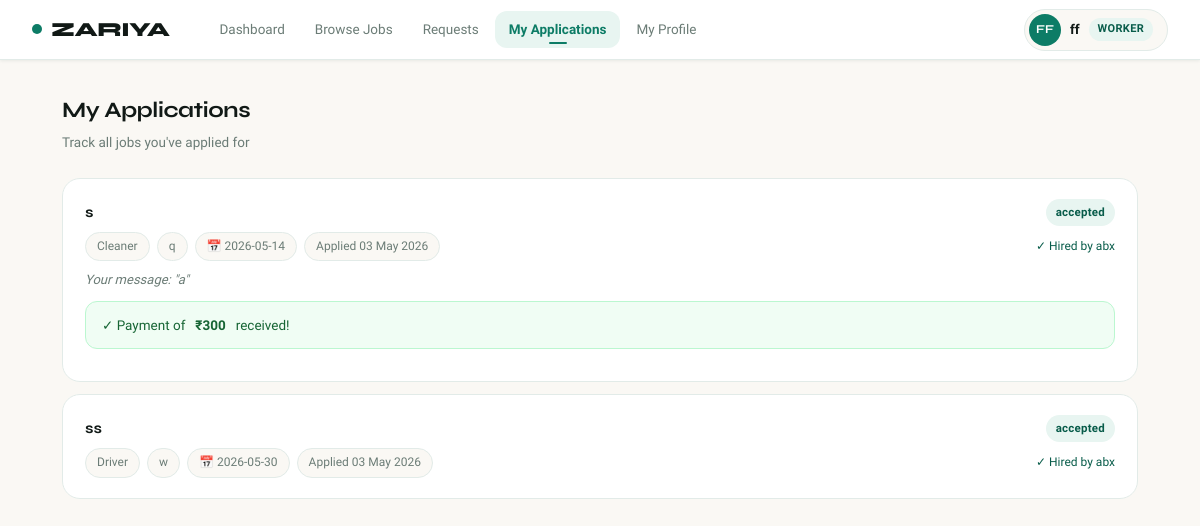
/my-applications (signed in), run on the app's committed database.
### models.py (models this page shows, shortened)
class User(UserMixin, db.Model):
    __tablename__ = 'users'
    id             = db.Column(db.Integer, primary_key=True)
    name           = db.Column(db.String(100), nullable=False)
    email          = db.Column(db.String(120), unique=True, nullable=False)
    phone          = db.Column(db.String(15))
    password       = db.Column(db.String(256), nullable=False)
    role           = db.Column(db.String(10), nullable=False)   # 'customer' / 'worker'
    city           = db.Column(db.String(100))
    created_at     = db.Column(db.DateTime, default=datetime.utcnow)
    profile_photo  = db.Column(db.String(255))   # filename stored in /static/uploads/
    skill          = db.Column(db.String(100))
    experience     = db.Column(db.Integer)
    is_available   = db.Column(db.Boolean, default=True)
    avg_rating     = db.Column(db.Float, default=0.0)
    total_reviews  = db.Column(db.Integer, default=0)
    total_earned   = db.Column(db.Float, default=0.0)   # total money received
    dark_mode      = db.Column(db.Boolean, default=False)
    theme_color    = db.Column(db.String(20), default='teal')   # teal / blue / purple / amber
    jobs_posted    = db.relationship('Job', backref='customer', lazy=True,
                                     foreign_keys='Job.customer_id')
    applications   = db.relationship('Application', backref='worker', lazy=True,
                                     foreign_keys='Application.worker_id')
    reviews_given  = db.relationship('Review', backref='reviewer', lazy=True,
                                     foreign_keys='Review.reviewer_id')
    def get_initials(self):
        parts = self.name.strip().split()
        return (parts[0][0] + parts[-1][0]).upper() if len(parts) > 1 else parts[0][:2].upper()

class Application(db.Model):
    __tablename__ = 'applications'
    id         = db.Column(db.Integer, primary_key=True)
    job_id     = db.Column(db.Integer, db.ForeignKey('jobs.id'), nullable=False)
    worker_id  = db.Column(db.Integer, db.ForeignKey('users.id'), nullable=False)
    message    = db.Column(db.Text)
    status     = db.Column(db.String(20), default='pending')
    created_at = db.Column(db.DateTime, default=datetime.utcnow)

class Job(db.Model):
    __tablename__ = 'jobs'
    id                 = db.Column(db.Integer, primary_key=True)
    title              = db.Column(db.String(200), nullable=False)
    description        = db.Column(db.Text)
    skill              = db.Column(db.String(100), nullable=False)
    location           = db.Column(db.String(100), nullable=False)
    budget             = db.Column(db.String(50))           # per day budget
    date_from          = db.Column(db.String(50))
    date_to            = db.Column(db.String(50))
    status             = db.Column(db.String(20), default='open')
    customer_id        = db.Column(db.Integer, db.ForeignKey('users.id'), nullable=False)
    assigned_worker_id = db.Column(db.Integer, db.ForeignKey('users.id'))
    created_at         = db.Column(db.DateTime, default=datetime.utcnow)
    accepted_at        = db.Column(db.DateTime)    # when worker accepted / job assigned
    payment_amount     = db.Column(db.Float)
    payment_accepted   = db.Column(db.Boolean, default=False)
    payment_sent       = db.Column(db.Boolean, default=False)
    is_direct_request  = db.Column(db.Boolean, default=False)
    applications       = db.relationship('Application', backref='job', lazy=True)
    assigned_worker    = db.relationship('User', foreign_keys=[assigned_worker_id])
    cancel_requests    = db.relationship('CancelRequest', backref='job', lazy=True)

### app.py (the view)
@app.route('/my-applications')
@login_required
def my_applications():
    apps  = Application.query.filter_by(worker_id=current_user.id).order_by(Application.created_at.desc()).all()
    cancel_reqs = CancelRequest.query.join(Job).filter(
        Job.assigned_worker_id == current_user.id,
        CancelRequest.initiated_by == 'customer',
        CancelRequest.status == 'pending'
    ).all()
    return render_template('worker/applications.html',
                           applications=apps, cancel_reqs=cancel_reqs)

### app.py (called while the page is built)
@login_manager.user_loader
def load_user(user_id):
    return User.query.get(int(user_id))

### templates/worker/applications.html (shortened to what this page needs)
{% extends 'base.html' %}
{% block content %}
<div class="page-header">
  <div>
    <div class="page-title">My Applications</div>
    <div class="page-sub">Track all jobs you've applied for</div>
  </div>
</div>
{% if applications %}
  {% for app in applications %}
  {% if not app.job.is_direct_request %}
  <div class="job-item">
    <div class="job-top">
      <div class="job-title">{{ app.job.title }}</div>
      <span class="sbadge s-{{ app.status }}">{{ app.status }}</span>
    </div>
    <div class="job-foot" style="margin-top:6px;">
      <span class="chip">{{ app.job.skill }}</span>
      <span class="chip">{{ app.job.location }}</span>
      {% if app.job.date_from %}
        <span class="chip">📅 {{ app.job.date_from }}{% if app.job.date_to %} → {{ app.job.date_to }}{% endif %}</span>
      {% endif %}
      <span class="chip">Applied {{ app.created_at.strftime('%d %b %Y') }}</span>
      {% if app.status == 'accepted' %}
        <div class="chip-ml" style="display:flex;align-items:center;gap:8px;">
          <span style="font-size:12px;color:var(--primary-dark);font-weight:500;">
            ✓ Hired by {{ app.job.customer.name }}
          </span>
        </div>
      {% endif %}
    </div>
    {% if app.message %}
      <div style="font-size:13px;color:var(--text-muted);margin-top:8px;font-style:italic;">
        Your message: "{{ app.message }}"
      </div>
    {% endif %}
    {% if app.status == 'accepted' and app.job.payment_accepted %}
    <div class="alert alert-success" style="margin-top:10px;">
      ✓ Payment of <strong>₹{{ "%.0f"|format(app.job.payment_amount) }}</strong> received!
    </div>
    {% endif %}
    {% set my_cancel = cancel_reqs | selectattr('job_id','equalto',app.job.id) | first | default(none) %}
  </div>
  {% endif %}
  {% endfor %}
{% endif %}
{% endblock %}

### templates/base.html (shortened to what this page needs)
<!DOCTYPE html>
<html lang="en" data-theme-color="teal" data-dark="false">
<head>
  <link rel="stylesheet" href="{{ url_for('static', filename='css/style.css') }}">
</head>
<body>
{% if current_user.is_authenticated %}
<nav class="topbar">
  <div class="topbar-left">
    <a href="{{ url_for('dashboard') }}" class="logo">
      <span class="logo-dot"></span>
      ZARIYA
    </a>
    <div class="nav-links">
      {% if current_user.role == 'customer' %}
        <a href="{{ url_for('dashboard') }}"   class="nav-link {% if request.endpoint=='dashboard'   %}active{% endif %}">Dashboard</a>
        <a href="{{ url_for('find_workers') }}" class="nav-link {% if request.endpoint=='find_workers' %}active{% endif %}">Find Workers</a>
        <a href="{{ url_for('post_job') }}"     class="nav-link {% if request.endpoint=='post_job'    %}active{% endif %}">Post a Job</a>
        <a href="{{ url_for('my_jobs') }}"      class="nav-link {% if request.endpoint=='my_jobs'     %}active{% endif %}">My Jobs</a>
      {% else %}
        <a href="{{ url_for('dashboard') }}"      class="nav-link {% if request.endpoint=='dashboard'      %}active{% endif %}">Dashboard</a>
        <a href="{{ url_for('browse_jobs') }}"    class="nav-link {% if request.endpoint=='browse_jobs'    %}active{% endif %}">Browse Jobs</a>
        <a href="{{ url_for('my_requests') }}"    class="nav-link {% if request.endpoint=='my_requests'    %}active{% endif %}">
          Requests
          {%- set dr_count = namespace(n=0) %}
          {%- for a in current_user.applications %}
            {%- if a.job.is_direct_request and a.status == 'pending' %}
              {%- set dr_count.n = dr_count.n + 1 %}
            {%- endif %}
          {%- endfor %}
        </a>
        <a href="{{ url_for('my_applications') }}" class="nav-link {% if request.endpoint=='my_applications' %}active{% endif %}">My Applications</a>
        <a href="{{ url_for('profile') }}"         class="nav-link {% if request.endpoint=='profile'         %}active{% endif %}">My Profile</a>
      {% endif %}
    </div>
  </div>
  <div class="topbar-right">
    <div class="user-pill" tabindex="0">
      <div class="user-av">
        {% if current_user.profile_photo %}
          <img src="{{ url_for('uploaded_file', filename=current_user.profile_photo) }}" alt="Photo">
        {% else %}
          {{ current_user.get_initials() }}
        {% endif %}
      </div>
      <span class="user-name">{{ current_user.name.split()[0] }}</span>
      <span class="role-tag {{ current_user.role }}">{{ current_user.role }}</span>
    </div>
  </div>
</nav>
{% endif %}
<main>{% block content %}{% endblock %}</main>
</body>
</html>

### data on the page
User: get_initials "FF", name "ff", role "WORKER"
Application: job "s", status "accepted", job.skill "Cleaner", job.location "q", job.date_from "2026-05-14", created_at "03 May 2026", job.customer.name "abx", message "a"
Job: job.payment_amount "300"
Application: job "ss", status "accepted", job.skill "Driver", job.location "w", job.date_from "2026-05-30", created_at "03 May 2026", job.customer.name "abx"
